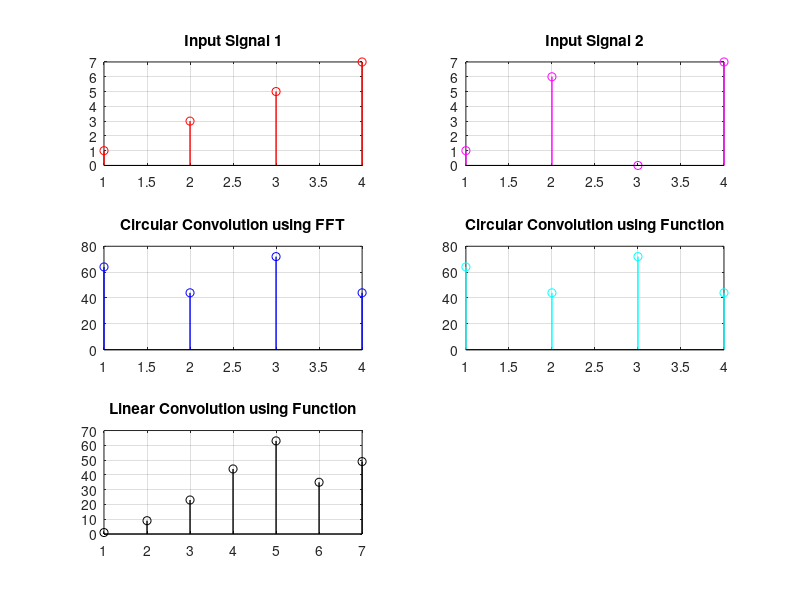

Reproduce this figure in MATLAB.
clc;
close all;
clear all;
x = [1 3 5 7];
h = [1 6 0 7];
x1 = fft(x);
h1 = fft(h);
y1 = x1.*h1;
y_a = ifft(y1);

circ = cconv(x,h,4);
lin = conv(x,h);

subplot(3,2,1);
stem(x,'r','LineWidth',1);
title('Input Signal 1');
grid on;

subplot(3,2,2);
stem(h,'m','LineWidth',1)
title('Input Signal 2');
grid on;

subplot(3,2,3);
stem(y_a,'b','LineWidth',1);
title('Circular Convolution using FFT');
grid on;
subplot (3,2,4);
stem(circ,'c','LineWidth',1);
title('Circular Convolution using Function');
grid on;
subplot(3,2,5);
stem(lin,'k','LineWidth',1);
title('Linear Convolution using Function');
grid on;